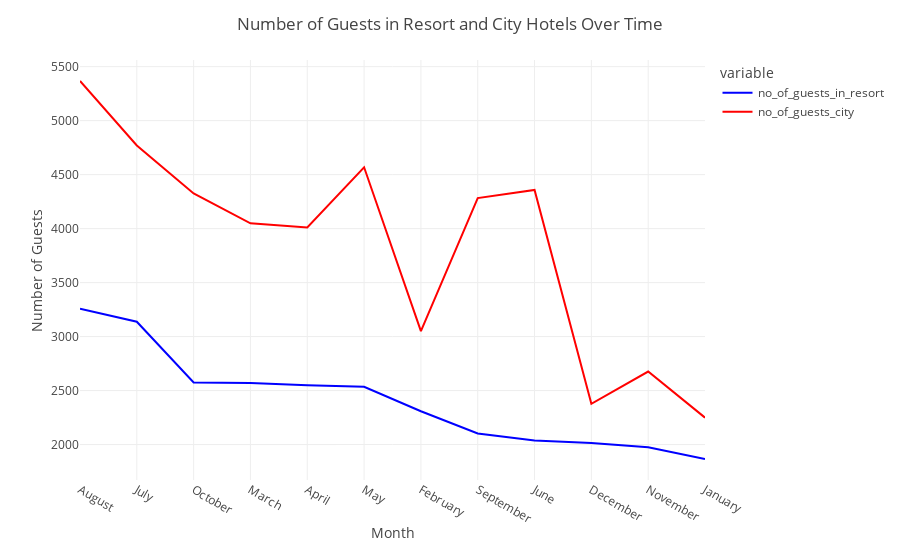

Notebook code cell kept with this figure:
### Code cell
fig = px.line(data_frame=final_rush, x='month', y=['no_of_guests_in_resort', 'no_of_guests_city'], color_discrete_sequence=['blue', 'red'])

fig.update_layout(
    title='Number of Guests in Resort and City Hotels Over Time',
    xaxis_title='Month',
    yaxis_title='Number of Guests'
)

fig.show()

### Figure 1 — Plotly figure (JSON) as saved in the notebook; plotly's stock layout.template omitted (floating-point values rounded to 4 significant figures)
{"data": [{"hovertemplate": "variable=no_of_guests_in_resort<br>month=%{x}<br>value=%{y}<extra></extra>", "legendgroup": "no_of_guests_in_resort", "line": {"color": "blue", "dash": "solid"}, "marker": {"symbol": "circle"}, "mode": "lines", "name": "no_of_guests_in_resort", "orientation": "v", "showlegend": true, "type": "scatter", "x": ["August", "July", "October", "March", "April", "May", "February", "September", "June", "December", "November", "January"], "xaxis": "x", "y": [3257, 3137, 2575, 2571, 2550, 2535, 2308, 2102, 2037, 2014, 1975, 1866], "yaxis": "y"}, {"hovertemplate": "variable=no_of_guests_city<br>month=%{x}<br>value=%{y}<extra></extra>", "legendgroup": "no_of_guests_city", "line": {"color": "red", "dash": "solid"}, "marker": {"symbol": "circle"}, "mode": "lines", "name": "no_of_guests_city", "orientation": "v", "showlegend": true, "type": "scatter", "x": ["August", "July", "October", "March", "April", "May", "February", "September", "June", "December", "November", "January"], "xaxis": "x", "y": [5367, 4770, 4326, 4049, 4010, 4568, 3051, 4283, 4358, 2377, 2676, 2249], "yaxis": "y"}], "layout": {"legend": {"title": {"text": "variable"}, "tracegroupgap": 0}, "margin": {"t": 60}, "title": {"text": "Number of Guests in Resort and City Hotels Over Time"}, "xaxis": {"anchor": "y", "domain": [0, 1], "title": {"text": "Month"}}, "yaxis": {"anchor": "x", "domain": [0, 1], "title": {"text": "Number of Guests"}}}}
